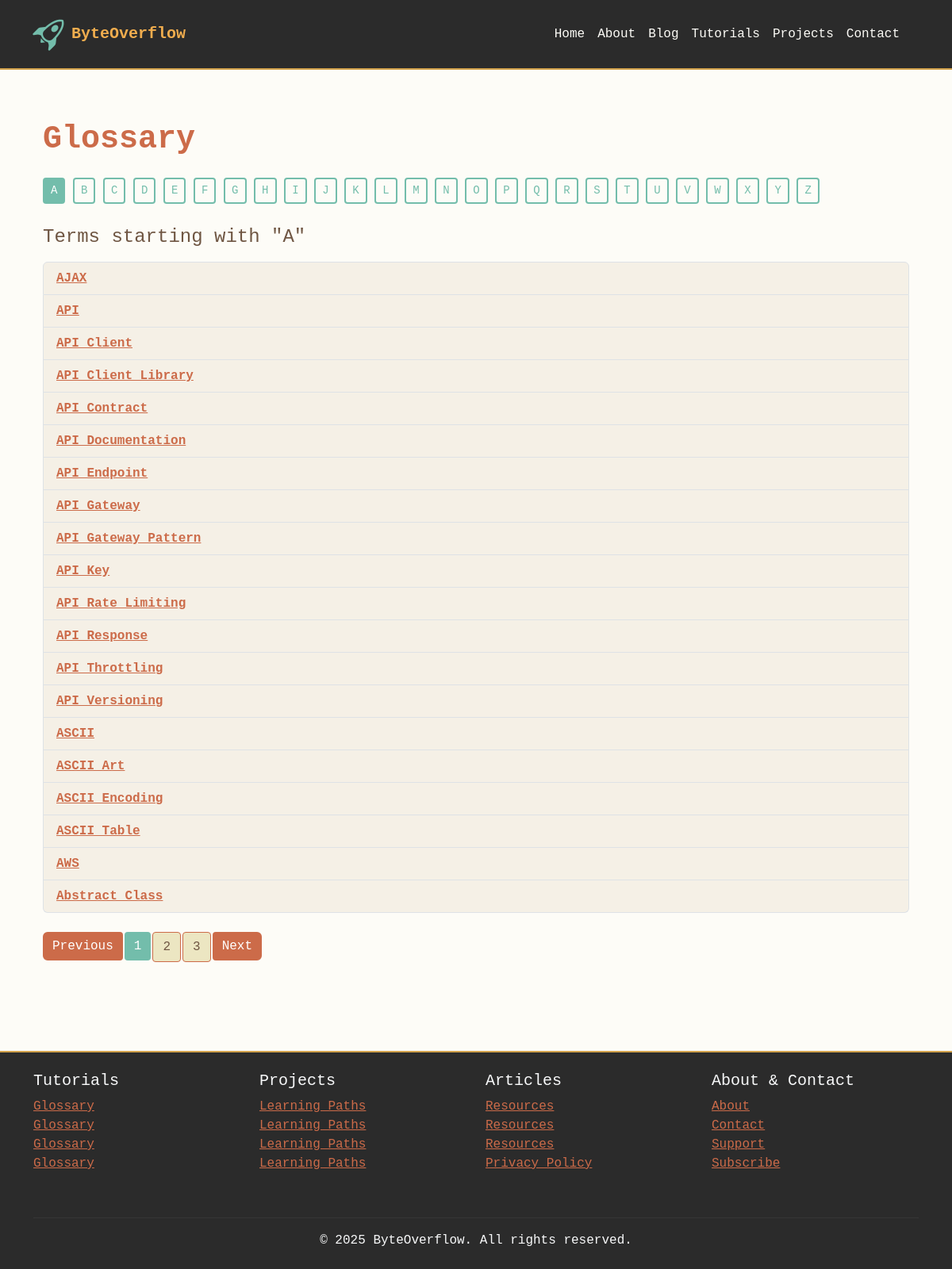
Screenshot of /glossary/ with the database file from the repository.
### glossary/models.py (models this page shows, shortened)
class Term(models.Model):
    term = models.CharField(max_length=200, unique=True)
    definition = models.TextField()
    slug = models.SlugField(unique=True)
    url = models.URLField(blank=True, null=True, help_text="Optional external link")
    image = models.ImageField(upload_to="glossary_images/", blank=True, null=True, help_text="Optional image")
    alphabet = models.CharField(max_length=1, editable=False)
    created_at = models.DateTimeField(auto_now_add=True)
    updated_at = models.DateTimeField(auto_now=True)
    class Meta:
        ordering = ['term']
    def get_absolute_url(self):
        return reverse("glossary:term_detail", args=[self.slug])

### glossary/views.py (the view)
# urls.py: path("", views.TermListView.as_view(), name="term_list"),
class TermListView(ListView):
    model = Term
    template_name = "glossary/term_list.html"
    context_object_name = "terms"
    paginate_by = 20  # show 10 terms per page
    def get_queryset(self):
        queryset = super().get_queryset().order_by('term')
        letter = self.request.GET.get('letter')
        if not letter:
            first_letter = Term.objects.values_list('alphabet', flat=True).distinct().order_by('alphabet').first()
            letter = first_letter or 'A'  # fallback to 'A' if glossary is empty
        self.current_letter = letter  # store for context
        queryset = queryset.filter(alphabet__iexact=letter)
        return queryset
    def get_context_data(self, **kwargs):
        context = super().get_context_data(**kwargs)
        context['letters'] = [chr(i) for i in range(65, 91)]  # A-Z
        letters_with_terms = Term.objects.values_list('alphabet', flat=True).distinct()
        context['letters_with_terms'] = letters_with_terms
        context['current_letter'] = getattr(self, 'current_letter', '')
        return context

### glossary/templates/glossary/term_list.html (shortened to what this page needs)
{% extends "base.html" %}
{% block content %}
<div class="container py-5">
  <h1 class="fw-bold mb-4" style="color:#CC6B49;">Glossary</h1>
  <div class="mb-4">
    {% for letter in letters %}
     <a href="?letter={{ letter }}"
       class="btn btn-outline-primary btn-sm mb-1"
       {% if letter == current_letter %}
       style="background-color: #73BDAB; color: white;"
       {% endif %}>
       {{ letter }}
    </a>
    {% endfor %}
  </div>
  {% if current_letter %}
    <h4 class="mb-3">Terms starting with "{{ current_letter }}"</h4>
    <ul class="list-group mb-3">
      {% for term in page_obj %}
        <li class="list-group-item">
          <a href="{{ term.get_absolute_url }}" class="fw-bold">{{ term.term }}</a>
        </li>
      {% empty %}
        <li class="list-group-item text-muted">No terms for this letter.</li>
      {% endfor %}
    </ul>
{% if page_obj.has_other_pages %}
<nav aria-label="Page navigation" class="mt-4">
  <ul class="pagination justify-content-start">
    {% if page_obj.has_previous %}
      <li class="page-item">
        <a class="page-link"
           href="?letter={{ current_letter }}&page={{ page_obj.previous_page_number }}"
           style="background-color: #CC6B49; color: white; border: none; margin-right: 1px;">
          Previous
        </a>
      </li>
    {% else %}
      <li class="page-item disabled">
        <span class="page-link"
              style="background-color: #CC6B49; color: white; border: none; margin-right: 1px;">
          Previous
        </span>
      </li>
    {% endif %}
    {% for num in page_obj.paginator.page_range %}
      {% if page_obj.number == num %}
        <li class="page-item active">
          <span class="page-link"
                style="background-color: #73BDAB; color: white; border: none; margin: 0 1px;">
            {{ num }}
          </span>
        </li>
      {% else %}
        <li class="page-item">
          <a class="page-link"
             href="?letter={{ current_letter }}&page={{ num }}"
             style="background-color: #ECE6C2; color: #6F5643; border: 1px solid #CC6B49; margin: 0 1px;">
            {{ num }}
          </a>
        </li>
      {% endif %}
    {% endfor %}
    {% if page_obj.has_next %}
      <li class="page-item">
        <a class="page-link"
           href="?letter={{ current_letter }}&page={{ page_obj.next_page_number }}"
           style="background-color: #CC6B49; color: white; border: none; margin-left: 1px;">
          Next
        </a>
      </li>
    {% endif %}
  </ul>
</nav>
{% endif %}
  {% else %}
    <p class="text-muted">Select a letter to view terms.</p>
  {% endif %}
</div>
{% endblock %}

### static/css/base.css (style rules this page uses)
body { background-color: #FDFCF7; color: #6F5643; font-family: 'Courier New', Courier, monospace; }
a { color: #CC6B49; transition: color 0.2s; }
.btn-outline-primary { background-color: transparent; border: 2px solid #73BDAB; color: #73BDAB; }
html, body { height: 100%; margin: 0; }
body { display: flex; flex-direction: column; }
.container { flex: 1; }
.page-link { background-color: #ECE6C2; color: #6F5643; border: 2px solid #CC6B49; padding: 6px 12px; border-radius: 4px; box-sizing: border-box; text-align: center; }
.page-item.active .page-link { background-color: #73BDAB; color: white; border-color: #6F5643; }
.list-group-item { background-color: #F5F0E6; }

### rows the page displays
Term: term "AJAX"
Term: term "API"
Term: term "API Client"
Term: term "API Client Library"
Term: term "API Contract"
Term: term "API Documentation"
Term: term "API Endpoint"
Term: term "API Gateway"
Term: term "API Gateway Pattern"
Term: term "API Key"
Term: term "API Rate Limiting"
Term: term "API Response"
Term: term "API Throttling"
Term: term "API Versioning"
Term: term "ASCII"
Term: term "ASCII Art"
Term: term "ASCII Encoding"
Term: term "ASCII Table"
Term: term "AWS"
Term: term "Abstract Class"

### other values shown
{{ letter }} "A" "B" "C" "D" "E" "F" "G" "H" "I" "J" "K" "L" "M" "N" "O" "P" "Q" "R" "S" "T" "U" "V" "W" "X" "Y" "Z"
{{ current_letter }} "A"
{{ num }} "1"
{{ num }} "2" "3"
